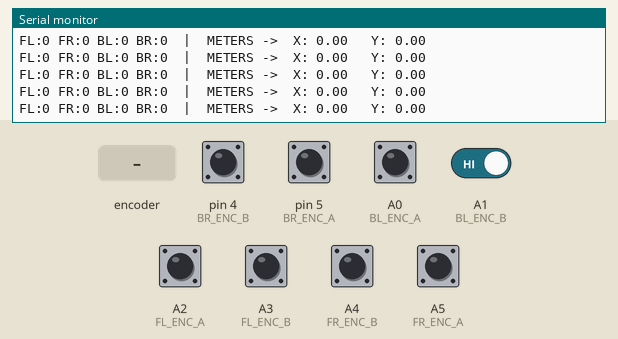
Recording of a sketch running on a simulated Arduino Uno, built with avr-gcc and run on an emulated ATmega328P. On the bench: the last lines printed to the serial monitor. The inputs (shaded band) are chosen by the test bench; at power-on: A0 (BL_ENC_A), A1 (BL_ENC_B), A2 (FL_ENC_A), A3 (FL_ENC_B), A4 (FR_ENC_B), A5 (FR_ENC_A), pin 4 (BR_ENC_B), pin 5 (BR_ENC_A) HIGH.

Above: at 1.2 s.
1.3 s: rotary encoder on pin 5 (BR_ENC_A) / A3 (FL_ENC_B) turned 1 step (first pin leading)
At 1.33 s:
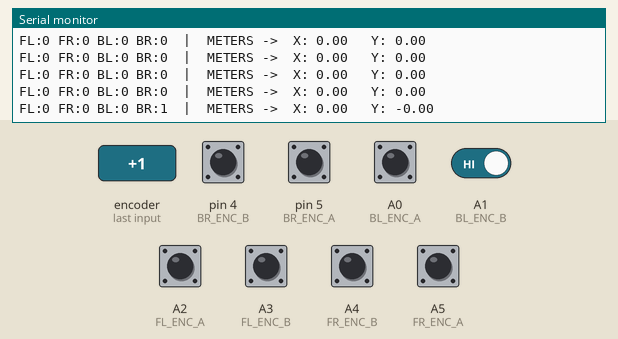
3.0 s: A0 (BL_ENC_A) pulled LOW for 0.15 s
4.6 s: A2 (FL_ENC_A) pulled LOW for 0.15 s
At 4.7 s:
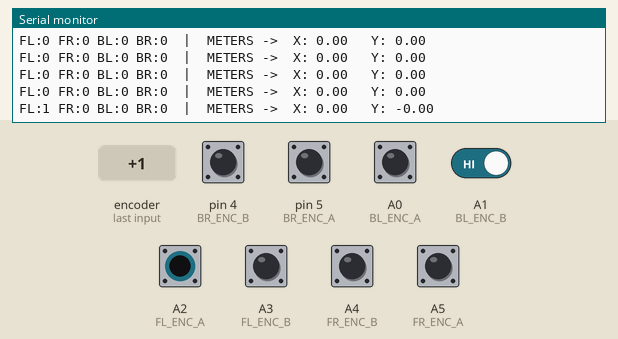
7.7 s: A5 (FR_ENC_A) pulled LOW for 0.15 s
At 7.76 s:
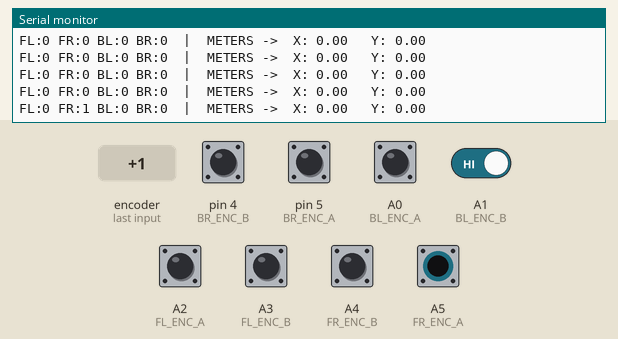
9.3 s: A0 (BL_ENC_A) driven LOW and A1 (BL_ENC_B) driven LOW
At 9.39 s:
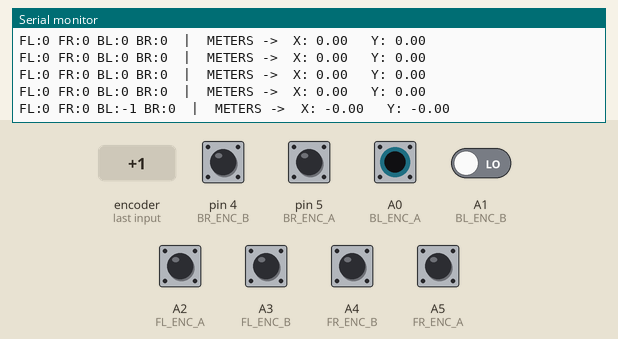
12.3 s: A2 (FL_ENC_A) pulled LOW for 1 s
At 12.35 s:
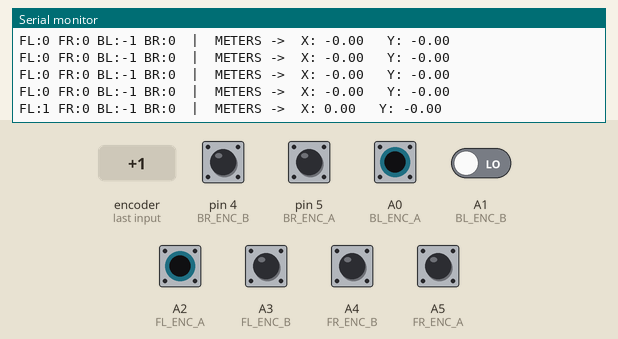
Timing chart, 0 to 15.3 s (numbered marks = the images above; inputs shaded):
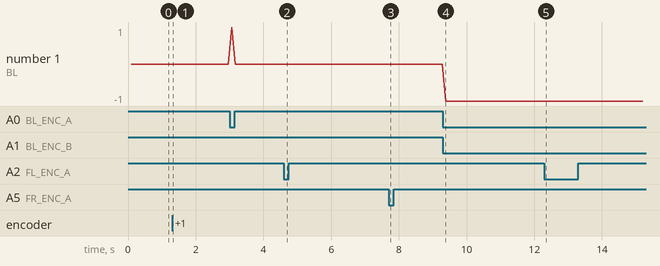

Measured:
- after the input at 1.3 s, the serial monitor: prints a new line at once (image 1)
- after the input at 4.6 s, the serial monitor: prints a new line after 0.09 s (image 2)
- after the input at 7.7 s, the serial monitor: prints a new line after 0.06 s (image 3)
- after the input at 9.3 s, the serial monitor: prints a new line after 0.09 s (image 4)
- after the input at 12.3 s, the serial monitor: prints a new line after 0.05 s (image 5)
- plotted number 1: 0 → -1 after the input at 9.3 s

The sketch:

wheels_X_Y_Testing.ino
```cpp
// --- ODOMETRY TEST (X and Y) ---
// Goal: Verify robot calculates position correctly.

// --- 1. PIN DEFINITIONS (YOUR CONFIRMED PINS) ---

// Front Left (A2, A3)
const int FL_ENC_A = A2;
const int FL_ENC_B = A3;

// Front Right (A5, A4)
const int FR_ENC_A = A5;
const int FR_ENC_B = A4;

// Back Right (5, 4)
const int BR_ENC_A = 5;
const int BR_ENC_B = 4;

// Back Left (A0, A1)
const int BL_ENC_A = A0;
const int BL_ENC_B = A1;

// --- 2. ROBOT SETTINGS (Adjust these later for perfect accuracy) ---
const float ticks_per_rev = 980.0; // Typical for these motors
const float wheel_radius = 0.05;    // 50mm radius (100mm wheels)

// --- 3. VARIABLES ---
long pos_FL = 0; long pos_FR = 0;
long pos_BL = 0; long pos_BR = 0;

int last_FL = 0; int last_FR = 0;
int last_BL = 0; int last_BR = 0;

unsigned long last_print = 0;

void setup() {
  Serial.begin(9600);

  // Setup Pins
  pinMode(FL_ENC_A, INPUT_PULLUP); pinMode(FL_ENC_B, INPUT_PULLUP);
  pinMode(FR_ENC_A, INPUT_PULLUP); pinMode(FR_ENC_B, INPUT_PULLUP);
  pinMode(BR_ENC_A, INPUT_PULLUP); pinMode(BR_ENC_B, INPUT_PULLUP);
  pinMode(BL_ENC_A, INPUT_PULLUP); pinMode(BL_ENC_B, INPUT_PULLUP);

  // Read initial state
  last_FL = digitalRead(FL_ENC_A);
  last_FR = digitalRead(FR_ENC_A);
  last_BR = digitalRead(BR_ENC_A);
  last_BL = digitalRead(BL_ENC_A);

  Serial.println("--- X / Y TEST START ---");
  Serial.println("Push Forward -> X should increase.");
  Serial.println("Slide Right  -> Y should change.");
}

void loop() {
  // --- A. READ ENCODERS ---
  readEncoder(FL_ENC_A, FL_ENC_B, last_FL, pos_FL);
  readEncoder(FR_ENC_A, FR_ENC_B, last_FR, pos_FR);
  readEncoder(BR_ENC_A, BR_ENC_B, last_BR, pos_BR);
  readEncoder(BL_ENC_A, BL_ENC_B, last_BL, pos_BL);

  // --- B. CALCULATE X & Y ---
  // Only print every 100ms
  if (millis() - last_print > 100) {

    // 1. Convert Ticks to Meters
    float meters_per_tick = (2 * 3.14159 * wheel_radius) / ticks_per_rev;

    float d_FL = pos_FL * meters_per_tick;
    float d_FR = pos_FR * meters_per_tick;
    float d_BL = pos_BL * meters_per_tick;
    float d_BR = pos_BR * meters_per_tick;

    // 2. Kinematics Formulas (Mecanum)
    // X = Average of all wheels (Forward)
    float x_pos = (d_FL + d_FR + d_BL + d_BR) / 4.0;

    // Y = Difference for Strafe (Left/Right sliding)
    // Formula: (-FL + FR + BL - BR) / 4  <-- Standard Mecanum Formula
    float y_pos = (-d_FL + d_FR + d_BL - d_BR) / 4.0;

    // 3. Print Output
    Serial.print("FL:"); Serial.print(pos_FL);
    Serial.print(" FR:"); Serial.print(pos_FR);
    Serial.print(" BL:"); Serial.print(pos_BL);
    Serial.print(" BR:"); Serial.print(pos_BR);

    Serial.print("  |  METERS ->  X: "); Serial.print(x_pos);
    Serial.print("   Y: "); Serial.println(y_pos);

    last_print = millis();
  }
}

// Helper Function
void readEncoder(int pinA, int pinB, int &lastState, long &count) {
  int currentState = digitalRead(pinA);
  if (currentState != lastState) {
    if (digitalRead(pinB) != currentState) {
      count++;
    } else {
      count--;
    }
  }
  lastState = currentState;
}
```
